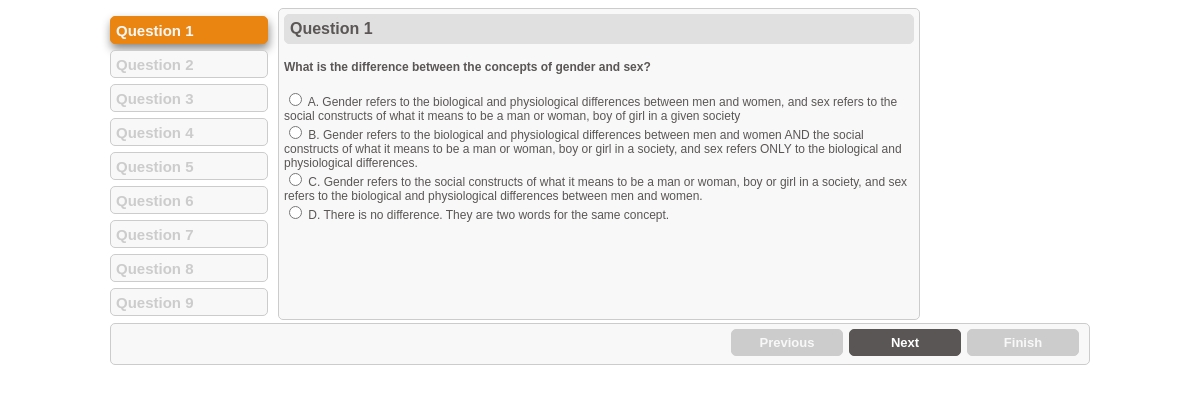
The page / on the database its author committed.
### tables this page shows
CREATE TABLE IF NOT EXISTS `questions` (
  `qid` int(11) NOT NULL AUTO_INCREMENT,
  `question` varchar(500) NOT NULL,
  `answerid` int(11) NOT NULL,
  PRIMARY KEY (`qid`)
);

CREATE TABLE IF NOT EXISTS `options` (
  `qid` int(11) NOT NULL,
  `optionid` int(11) NOT NULL AUTO_INCREMENT,
  `option` varchar(5000) NOT NULL,
  PRIMARY KEY (`optionid`)
);

### index.php (the view, shortened to what this page needs)
<?php
$query = 'select * from questions';
$result = mysql_query($query);
while ($row = mysql_fetch_array($result)) {
    $questions[] = ($row);
}
?>
<!DOCTYPE HTML PUBLIC "-//W3C//DTD XHTML 1.0 Transitional//EN" "http://www.w3.org/TR/xhtml1/DTD/xhtml1-transitional.dtd">
<html xmlns="http://www.w3.org/1999/xhtml"><head>
<link href="styles/smart_wizard_vertical.css" rel="stylesheet" type="text/css">
</head><body>
<table align="center" border="0" cellpadding="0" cellspacing="0">
<tr><td>
  		<div id="wizard" class="swMain">
  			<ul>
             <?php
            for ($i=0; $i < count($questions) ; $i++) {
            ?>
  				<li><a href="#step-<?php  echo $i ?>">
                <span class="stepDesc">
                   Question <?php echo ($i+1)?><br />
                </span>
            </a></li>
  				   <?php
        }
        ?>
  			</ul>
            <?php
            for ($i=0; $i < count($questions) ; $i++) {
            ?>
  			<div id="step-<?php  echo $i ?>">
            <h2 class="StepTitle">Question <?php echo ($i+1)?></h2>
            <h4><?php  echo $questions[$i]['question'] ?> </h4>
              <?php
                $sql = 'select * from options where qid = "'.$questions[$i]['qid'].'"ORDER BY options.option asc';
                $execute = mysql_query($sql);
                while ($row = mysql_fetch_array($execute)) {
                $options[] = ($row);
                 }
              ?>
             <p>
                 <form id="options" onsubmit="return saveprogress()" name="<?php  echo $questions[$i]['qid'] ?>">
                 <?php
                 for ($j=0; $j < count($options) ; $j++) {
                 ?>
         <input type="radio" required="true"name= "option" id="<?php  echo $questions[$i]['qid'] ?>" value="<?php  echo $options[$j]['optionid'] ?>" /> <?php  echo $options[$j]['option'] ?><br />
                <?php
                 }
                ?>
                 </form>
            </p>
        </div>
         <?php
            unset($options);
            $options = array();
        }
        ?>
  			  		</div>
</td></tr>
</table>
</body>
</html>

### styles/smart_wizard_vertical.css (style rules this page uses)
.swMain { position:relative; display:block; margin:0; padding:0; border: 0px solid #CCC; overflow:visible; float:left; width:980px; }
.swMain .stepContainer div.content { display:block; position: absolute; float:left; margin: 0; padding:5px; border: 1px solid #CCC; font: normal 12px Verdana, Arial, Helvetica, sans-serif; color:#5A5655; background-color:#F8F8F8; height:300px; text-align:left; overflow:auto; z-index:88; -webkit-border-radius: 5px; -moz-border-radius : 5px; width:630px; clear:both; }
.swMain .stepContainer .StepTitle { display:block; position: relative; margin:0; border:1px solid #E0E0E0; padding:5px; font: bold 16px Verdana, Arial, Helvetica, sans-serif; color:#5A5655; background-color:#E0E0E0; clear:both; text-align:left; z-index:88; -webkit-border-radius: 5px; -moz-border-radius : 5px; }
.swMain ul.anchor { position: relative; display:block; float:left; list-style: none; padding: 0px; margin: 5px 10px 0 0; border: 0px solid #CCCCCC; background: transparent; }
.swMain ul.anchor li { position: relative; display:block; margin: 0; padding: 0; padding-top:3px; padding-bottom: 3px; border: 0px solid #E0E0E0; float: left; clear:both; }
.swMain ul.anchor li a { display:block; position:relative; float:left; margin:0; padding:3px; height:20px; width:150px; text-decoration: none; outline-style:none; -moz-border-radius : 5px; -webkit-border-radius: 5px; z-index:99; }
.swMain ul.anchor li a .stepDesc { position:relative; display:block; float:left; text-align: left; padding:2px; width:70%; font: bold 15px Verdana, Arial, Helvetica, sans-serif; }
.swMain ul.anchor li a.selected { color:#F8F8F8; background: #EA8511; border: 1px solid #EA8511; cursor:text; -moz-box-shadow: 1px 5px 10px #888; -webkit-box-shadow: 1px 5px 10px #888; box-shadow: 1px 5px 10px #888; }
.swMain ul.anchor li a.disabled { color:#CCCCCC; background: #F8F8F8; border: 1px solid #CCC; cursor:text; }

### rows shown on the page
questions: question "What is the difference between the concepts of gender and sex?"
options: option "A. Gender refers to the biological and physiological differences between men and women, and sex refers to the social constructs of what it means to be a man or woman, boy of girl in a given society"
options: option "B. Gender refers to the biological and physiological differences between men and women AND the social constructs of what it means to be a man or woman, boy or girl in a society, and sex refers ONLY to the biological and physiological differences."
options: option "C. Gender refers to the social constructs of what it means to be a man or woman, boy or girl in a society, and sex refers to the biological and physiological differences between men and women."
options: option "D. There is no difference. They are two words for the same concept."
